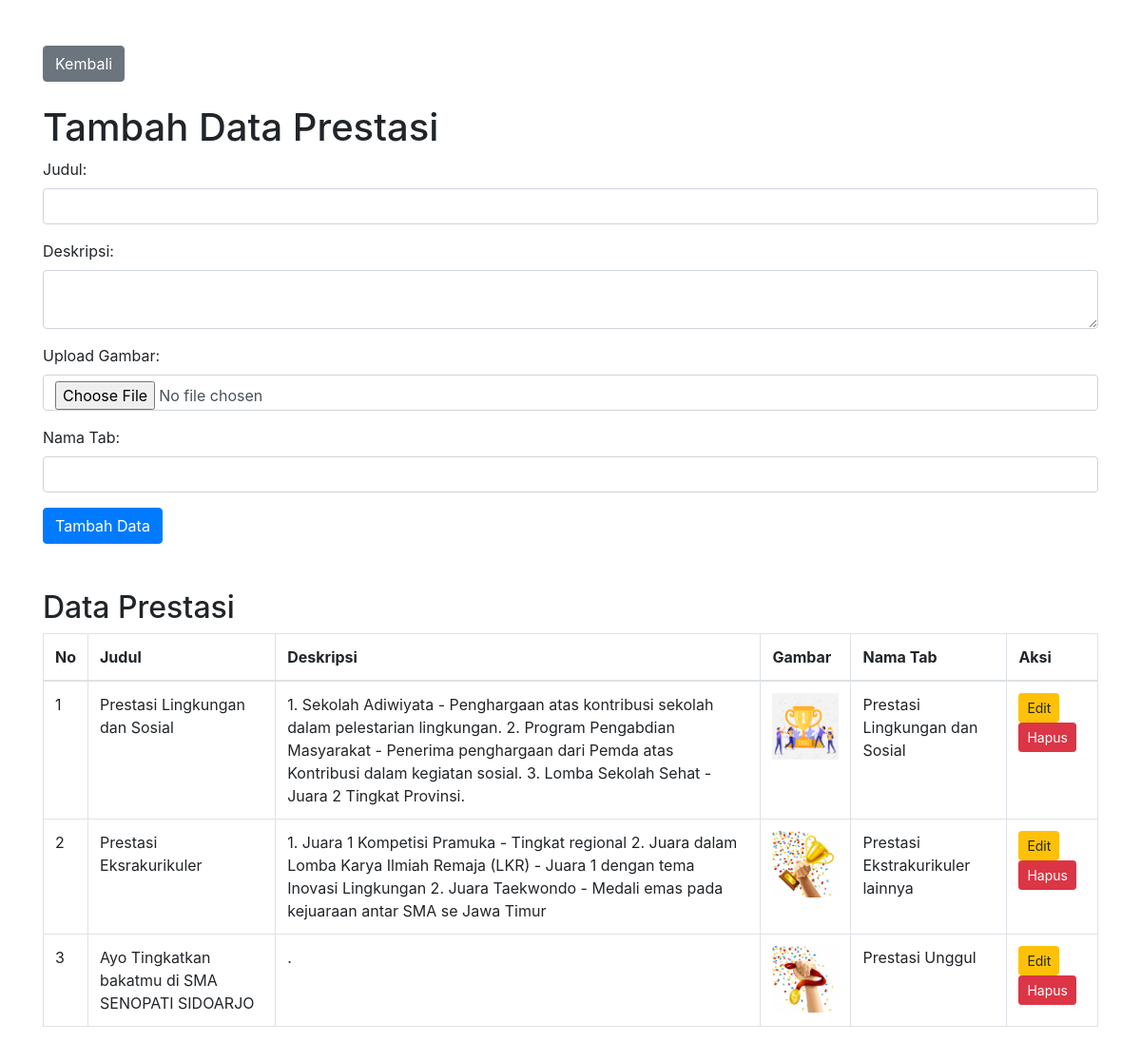
/konten_prestasi2.php, run on the app's committed database.
### tables this page shows
CREATE TABLE `prestasi2` (
  `id` int(11) NOT NULL,
  `title` varchar(255) NOT NULL,
  `description` text NOT NULL,
  `image_url` varchar(255) NOT NULL,
  `tab_name` varchar(50) NOT NULL
);

### konten_prestasi2.php (the view, shortened to what this page needs)
<?php include 'koneksi.php';
?>
<!DOCTYPE html>
<html lang="en">
<head>
    <link rel="stylesheet" href="https://stackpath.bootstrapcdn.com/bootstrap/4.5.2/css/bootstrap.min.css">
</head>
<body>
    <div class="container mt-5">
    <a href="admin_akademik.php" class="btn btn-secondary mb-4">Kembali</a>
    <h1>Tambah Data Prestasi</h1>
    <form method="post" action="konten_prestasi2.php" enctype="multipart/form-data">
        <div class="form-group">
            <label>Judul:</label>
            <input type="text" class="form-control" name="title" required>
        </div>
        <div class="form-group">
            <label>Deskripsi:</label>
            <textarea class="form-control" name="description" required></textarea>
        </div>
        <div class="form-group">
            <label>Upload Gambar:</label>
            <input type="file" class="form-control" name="image" required>
        </div>
        <div class="form-group">
            <label>Nama Tab:</label>
            <input type="text" class="form-control" name="tab_name" required>
        </div>
        <button type="submit" name="add" class="btn btn-primary">Tambah Data</button>
    </form>
    <h2 class="mt-5">Data Prestasi</h2>
    <table class="table table-bordered">
        <thead>
            <tr>
                <th>No</th>
                <th>Judul</th>
                <th>Deskripsi</th>
                <th>Gambar</th>
                <th>Nama Tab</th>
                <th>Aksi</th>
            </tr>
        </thead>
        <tbody>
            <?php
            $sql = "SELECT * FROM prestasi2";
            $result = $conn->query($sql);
            $no = 1;
            while ($row = $result->fetch_assoc()) { ?>
                <tr>
                    <td><?= $no++ ?></td>
                    <td><?= $row['title'] ?></td>
                    <td><?= $row['description'] ?></td>
                    <td><img src="<?= $row['image_url'] ?>" class="img-fluid" width="100"></td>
                    <td><?= $row['tab_name'] ?></td>
                    <td>
                        <a href="konten_prestasi2.php?edit=<?= $row['id'] ?>" class="btn btn-warning btn-sm">Edit</a>
                        <a href="konten_prestasi2.php?delete=<?= $row['id'] ?>" class="btn btn-danger btn-sm" onclick="return confirm('Yakin hapus?')">Hapus</a>
                    </td>
                </tr>
            <?php } ?>
        </tbody>
    </table>
</div>
</body>
</html>

### data on the page
prestasi2: title "Prestasi Lingkungan dan Sosial", description "1. Sekolah Adiwiyata - Penghargaan atas kontribusi sekolah dalam pelestarian lingkungan. 2. Program Pengabdian Masyarakat - Penerima penghargaan dari Pemda atas Kontribusi dalam kegiatan sosial. 3. Lomba Sekolah Sehat - Juara 2 Tingkat Provinsi.", image_url (picture), tab_name "Prestasi Lingkungan dan Sosial"
prestasi2: title "Prestasi Eksrakurikuler", description "1. Juara 1 Kompetisi Pramuka - Tingkat regional 2. Juara dalam Lomba Karya Ilmiah Remaja (LKR) - Juara 1 dengan tema Inovasi Lingkungan 2. Juara Taekwondo - Medali emas pada kejuaraan antar SMA se Jawa Timur", image_url (picture), tab_name "Prestasi Ekstrakurikuler lainnya"
prestasi2: title "Ayo Tingkatkan bakatmu di SMA SENOPATI SIDOARJO", description ".", image_url (picture), tab_name "Prestasi Unggul"
